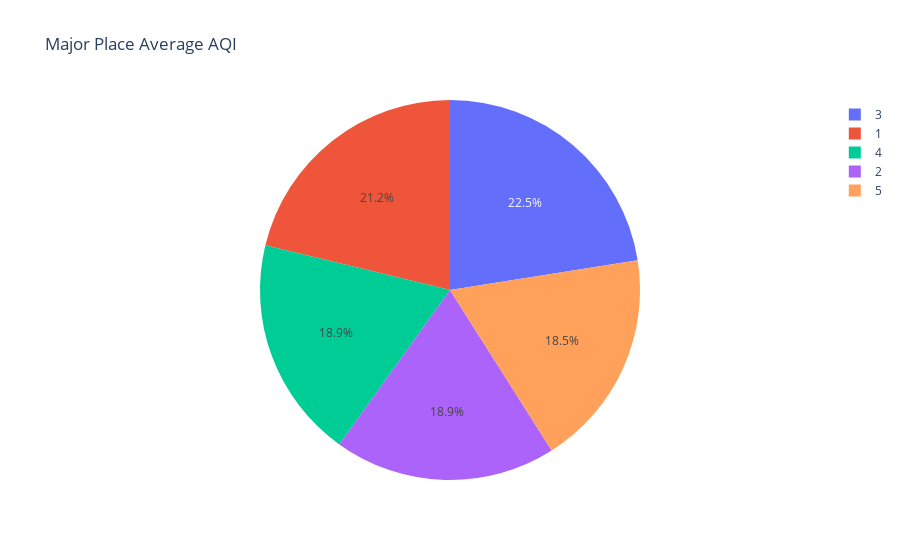

The cell this chart's notebook holds for it:
### Code cell
# 각 장소별 평균 AQI 계산
avg_aqi = df_resampled.groupby('Place')['AQI'].mean().reset_index()

# Pie chart 생성
fig = px.pie(avg_aqi, values='AQI', names='Place', title='Major Place Average AQI')

fig.show()

### Figure 1 — Plotly figure (JSON) as saved in the notebook; plotly's stock layout.template omitted (floating-point values rounded to 4 significant figures)
{"data": [{"domain": {"x": [0, 1], "y": [0, 1]}, "hovertemplate": "Place=%{label}<br>AQI=%{value}<extra></extra>", "labels": [1, 2, 3, 4, 5], "legendgroup": "", "name": "", "showlegend": true, "type": "pie", "values": [58.94, 52.48, 62.52, 52.49, 51.43]}], "layout": {"legend": {"tracegroupgap": 0}, "title": {"text": "Major Place Average AQI"}}}
